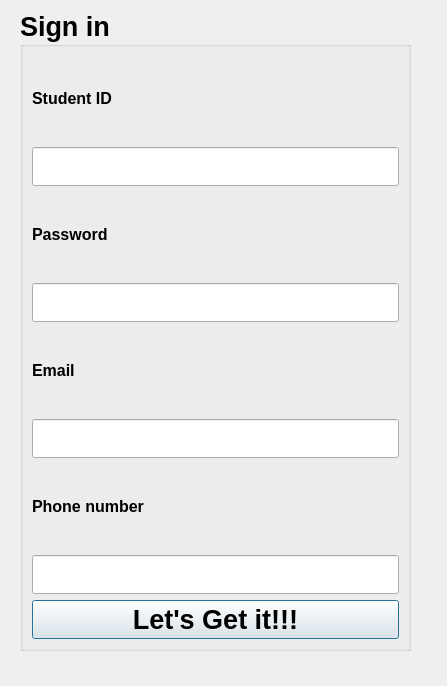
<?xml version="1.0" encoding="UTF-8"?>
<ui version="4.0">
 <class>Registration</class>
 <widget class="QDialog" name="Registration">
  <property name="geometry">
   <rect>
    <x>0</x>
    <y>0</y>
    <width>447</width>
    <height>686</height>
   </rect>
  </property>
  <property name="windowTitle">
   <string>Dialog</string>
  </property>
  <widget class="QGroupBox" name="groupBox">
   <property name="geometry">
    <rect>
     <x>20</x>
     <y>10</y>
     <width>391</width>
     <height>641</height>
    </rect>
   </property>
   <property name="font">
    <font>
     <family>Arial</family>
     <pointsize>20</pointsize>
     <weight>75</weight>
     <bold>true</bold>
    </font>
   </property>
   <property name="title">
    <string>Sign in</string>
   </property>
   <layout class="QVBoxLayout" name="verticalLayout_5">
    <item>
     <layout class="QVBoxLayout" name="verticalLayout">
      <item>
       <widget class="QLabel" name="label_id">
        <property name="sizePolicy">
         <sizepolicy hsizetype="Preferred" vsizetype="Preferred">
          <horstretch>0</horstretch>
          <verstretch>0</verstretch>
         </sizepolicy>
        </property>
        <property name="minimumSize">
         <size>
          <width>0</width>
          <height>73</height>
         </size>
        </property>
        <property name="font">
         <font>
          <family>Arial</family>
          <pointsize>12</pointsize>
          <weight>75</weight>
          <bold>true</bold>
         </font>
        </property>
        <property name="text">
         <string>Student ID</string>
        </property>
       </widget>
      </item>
      <item>
       <widget class="QLineEdit" name="lineEdit_id"/>
      </item>
     </layout>
    </item>
    <item>
     <layout class="QVBoxLayout" name="verticalLayout_2">
      <item>
       <widget class="QLabel" name="label_pw">
        <property name="font">
         <font>
          <family>Arial</family>
          <pointsize>12</pointsize>
          <weight>75</weight>
          <bold>true</bold>
         </font>
        </property>
        <property name="text">
         <string>Password</string>
        </property>
       </widget>
      </item>
      <item>
       <widget class="QLineEdit" name="lineEdit_pw">
        <property name="echoMode">
         <enum>QLineEdit::Password</enum>
        </property>
       </widget>
      </item>
     </layout>
    </item>
    <item>
     <layout class="QVBoxLayout" name="verticalLayout_3">
      <item>
       <widget class="QLabel" name="label_email">
        <property name="font">
         <font>
          <family>Arial</family>
          <pointsize>12</pointsize>
          <weight>75</weight>
          <bold>true</bold>
         </font>
        </property>
        <property name="text">
         <string>Email</string>
        </property>
       </widget>
      </item>
      <item>
       <widget class="QLineEdit" name="lineEdit_email"/>
      </item>
     </layout>
    </item>
    <item>
     <layout class="QVBoxLayout" name="verticalLayout_4">
      <item>
       <widget class="QLabel" name="label_ph">
        <property name="font">
         <font>
          <family>Arial</family>
          <pointsize>12</pointsize>
          <weight>75</weight>
          <bold>true</bold>
         </font>
        </property>
        <property name="text">
         <string>Phone number</string>
        </property>
       </widget>
      </item>
      <item>
       <widget class="QLineEdit" name="lineEdit_ph"/>
      </item>
     </layout>
    </item>
    <item>
     <widget class="QPushButton" name="Button_registration">
      <property name="text">
       <string>Let's Get it!!!</string>
      </property>
     </widget>
    </item>
   </layout>
  </widget>
 </widget>
 <resources/>
 <connections/>
</ui>
